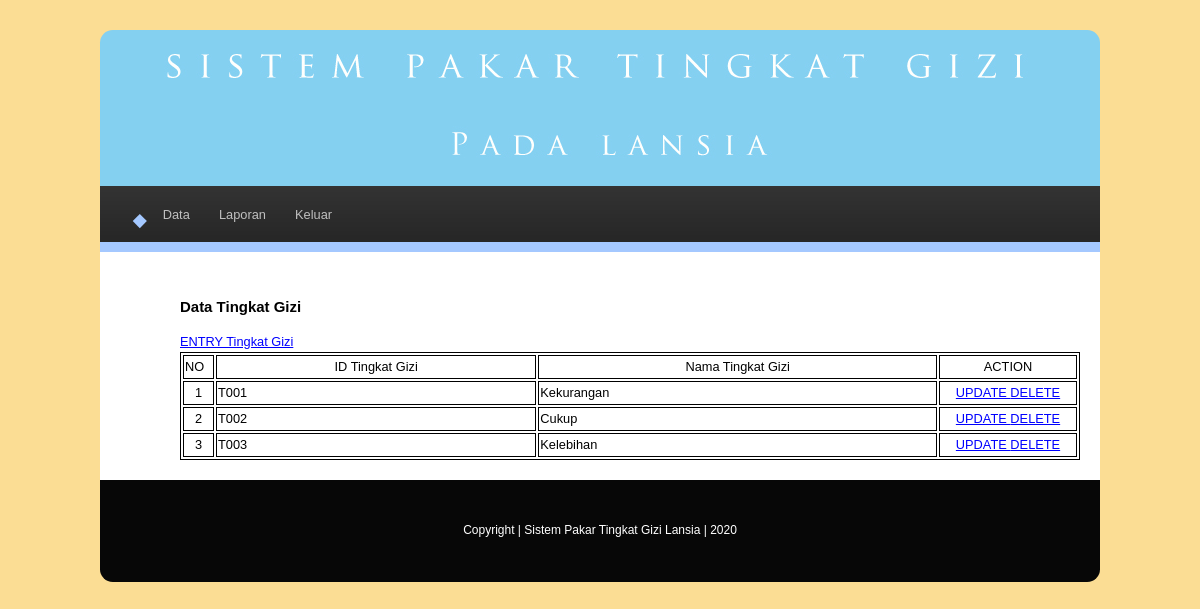
/admin/media.php?mod=penyakit (signed in), run on the app's committed database.
### tables this page shows
CREATE TABLE IF NOT EXISTS `tbltingkat_gizi` (
  `id_tingkatgizi` varchar(5) NOT NULL,
  `nama_tingkatgizi` varchar(60) NOT NULL,
  PRIMARY KEY (`id_tingkatgizi`)
);

### admin/laporangangguan.php (the view)
<a href="?mod=entrygangguan">ENTRY Tingkat Gizi </a>
<table width="100%" border="1" bordercolor="#000000" bgcolor="#FFFFFF">
  <tr>
    <td width="27">NO</td>
    <td><div align="center">ID Tingkat Gizi </div></td>
    <td><div align="center">Nama Tingkat Gizi </div></td>
    <td width="134"><div align="center">ACTION</div></td>
  </tr>
<?php
$no = 1 ;
$noo = 1 ;
$sql = mysql_query("SELECT * FROM tbltingkat_gizi order by id_tingkatgizi ASC");
while($hasil=mysql_fetch_array($sql))
{
$vid_tingkatgizi = $hasil['id_tingkatgizi'];
$vnama_tingkatgizi = $hasil['nama_tingkatgizi'];
?>
  <tr>
    <td align="center" valign="top"><?php echo "$noo"; ?></td>
    <td valign="top"><?php echo "$vid_tingkatgizi"; ?></td>
    <td valign="top"><?php echo "$vnama_tingkatgizi"; ?></td>
    <td colspan="2" valign="top"><div align="center"><a href="?mod=editpenyakit&id_tingkatgizi=<?php echo "$vid_tingkatgizi"; ?>"> UPDATE </a>
    <a href="deletegangguan.php?id_tingkatgizi=<?php echo $vid_tingkatgizi;?> "> DELETE </a></div></td>
  </tr>
<?php $noo=$no+$noo;
} ?>
</table>

### admin/style.css (style rules this page uses)
body { font-size:0.8em; line-height:20px; font-family: "Trebuchet MS", Arial; width: 1000px; margin-top: 30px; margin-right: auto; margin-bottom: auto; margin-left: auto; background-image: url(../images/bcg.jpg); background-repeat: repeat; }
a { color:#0000FF; }

### data on the page
tbltingkat_gizi: id_tingkatgizi "T001", nama_tingkatgizi "Kekurangan"
tbltingkat_gizi: noo "2", id_tingkatgizi "T002", nama_tingkatgizi "Cukup"
tbltingkat_gizi: noo "3", id_tingkatgizi "T003", nama_tingkatgizi "Kelebihan"
